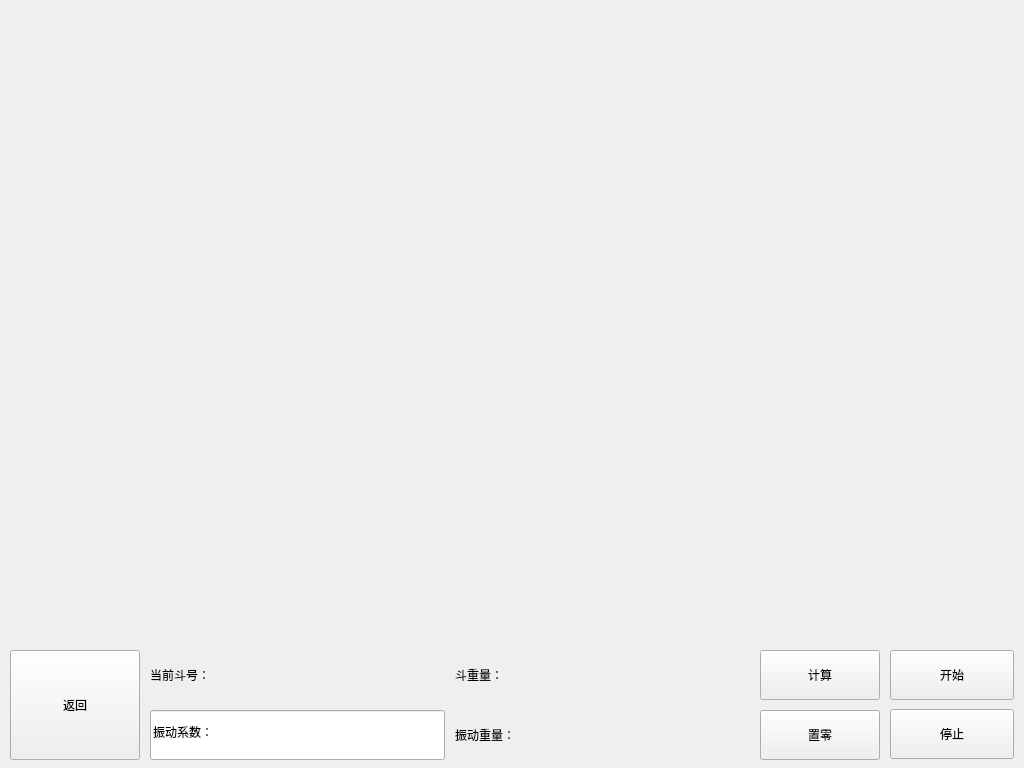
<?xml version="1.0" encoding="UTF-8"?>
<ui version="4.0">
 <class>FormTestZhenDong</class>
 <widget class="QWidget" name="FormTestZhenDong">
  <property name="geometry">
   <rect>
    <x>0</x>
    <y>0</y>
    <width>1024</width>
    <height>768</height>
   </rect>
  </property>
  <property name="windowTitle">
   <string>FormTestZhenDong</string>
  </property>
  <widget class="GraphZhenDong" name="graph" native="true">
   <property name="geometry">
    <rect>
     <x>10</x>
     <y>10</y>
     <width>1004</width>
     <height>630</height>
    </rect>
   </property>
  </widget>
  <widget class="QWidget" name="widget" native="true">
   <property name="geometry">
    <rect>
     <x>150</x>
     <y>650</y>
     <width>600</width>
     <height>110</height>
    </rect>
   </property>
   <layout class="QGridLayout" name="gridLayout">
    <property name="leftMargin">
     <number>0</number>
    </property>
    <property name="topMargin">
     <number>0</number>
    </property>
    <property name="rightMargin">
     <number>0</number>
    </property>
    <property name="bottomMargin">
     <number>0</number>
    </property>
    <property name="spacing">
     <number>10</number>
    </property>
    <item row="0" column="0">
     <widget class="QLabel" name="label">
      <property name="sizePolicy">
       <sizepolicy hsizetype="Fixed" vsizetype="Preferred">
        <horstretch>0</horstretch>
        <verstretch>0</verstretch>
       </sizepolicy>
      </property>
      <property name="text">
       <string>当前斗号：</string>
      </property>
     </widget>
    </item>
    <item row="0" column="1">
     <widget class="QLabel" name="dounum">
      <property name="text">
       <string/>
      </property>
     </widget>
    </item>
    <item row="0" column="2">
     <widget class="QLabel" name="label_2">
      <property name="sizePolicy">
       <sizepolicy hsizetype="Fixed" vsizetype="Preferred">
        <horstretch>0</horstretch>
        <verstretch>0</verstretch>
       </sizepolicy>
      </property>
      <property name="text">
       <string>斗重量：</string>
      </property>
     </widget>
    </item>
    <item row="0" column="3">
     <widget class="QLabel" name="weight_dou">
      <property name="styleSheet">
       <string notr="true">color: rgb(0,255,0);</string>
      </property>
      <property name="text">
       <string/>
      </property>
     </widget>
    </item>
    <item row="1" column="0" colspan="2">
     <widget class="QImageLineEdit" name="val_1">
      <property name="sizePolicy">
       <sizepolicy hsizetype="Preferred" vsizetype="Preferred">
        <horstretch>0</horstretch>
        <verstretch>0</verstretch>
       </sizepolicy>
      </property>
      <property name="minimumSize">
       <size>
        <width>200</width>
        <height>40</height>
       </size>
      </property>
      <property name="whatsThis">
       <string>振动系数：?</string>
      </property>
      <property name="text">
       <string>振动系数：</string>
      </property>
     </widget>
    </item>
    <item row="1" column="2">
     <widget class="QLabel" name="label_3">
      <property name="sizePolicy">
       <sizepolicy hsizetype="Fixed" vsizetype="Preferred">
        <horstretch>0</horstretch>
        <verstretch>0</verstretch>
       </sizepolicy>
      </property>
      <property name="text">
       <string>振动重量：</string>
      </property>
     </widget>
    </item>
    <item row="1" column="3">
     <widget class="QLabel" name="weight_zd">
      <property name="styleSheet">
       <string notr="true">color: blue;</string>
      </property>
      <property name="text">
       <string/>
      </property>
     </widget>
    </item>
   </layout>
  </widget>
  <widget class="QPushButton" name="btn_back">
   <property name="geometry">
    <rect>
     <x>10</x>
     <y>650</y>
     <width>130</width>
     <height>110</height>
    </rect>
   </property>
   <property name="text">
    <string>返回</string>
   </property>
  </widget>
  <widget class="QPushButton" name="btn_start">
   <property name="geometry">
    <rect>
     <x>890</x>
     <y>650</y>
     <width>124</width>
     <height>50</height>
    </rect>
   </property>
   <property name="text">
    <string>开始</string>
   </property>
  </widget>
  <widget class="QPushButton" name="btn_stop">
   <property name="geometry">
    <rect>
     <x>890</x>
     <y>709</y>
     <width>124</width>
     <height>50</height>
    </rect>
   </property>
   <property name="text">
    <string>停止</string>
   </property>
  </widget>
  <widget class="QPushButton" name="btn_cpt">
   <property name="geometry">
    <rect>
     <x>760</x>
     <y>650</y>
     <width>120</width>
     <height>50</height>
    </rect>
   </property>
   <property name="text">
    <string>计算</string>
   </property>
  </widget>
  <widget class="QPushButton" name="btn_zero">
   <property name="geometry">
    <rect>
     <x>760</x>
     <y>710</y>
     <width>120</width>
     <height>50</height>
    </rect>
   </property>
   <property name="text">
    <string>置零</string>
   </property>
  </widget>
 </widget>
 <customwidgets>
  <customwidget>
   <class>QImageLineEdit</class>
   <extends>QLineEdit</extends>
   <header>MWidget.h</header>
  </customwidget>
  <customwidget>
   <class>GraphZhenDong</class>
   <extends>QWidget</extends>
   <header>GraphZhenDong.h</header>
   <container>1</container>
  </customwidget>
 </customwidgets>
 <tabstops>
  <tabstop>btn_back</tabstop>
  <tabstop>val_1</tabstop>
  <tabstop>btn_start</tabstop>
  <tabstop>btn_stop</tabstop>
 </tabstops>
 <resources/>
 <connections/>
</ui>
